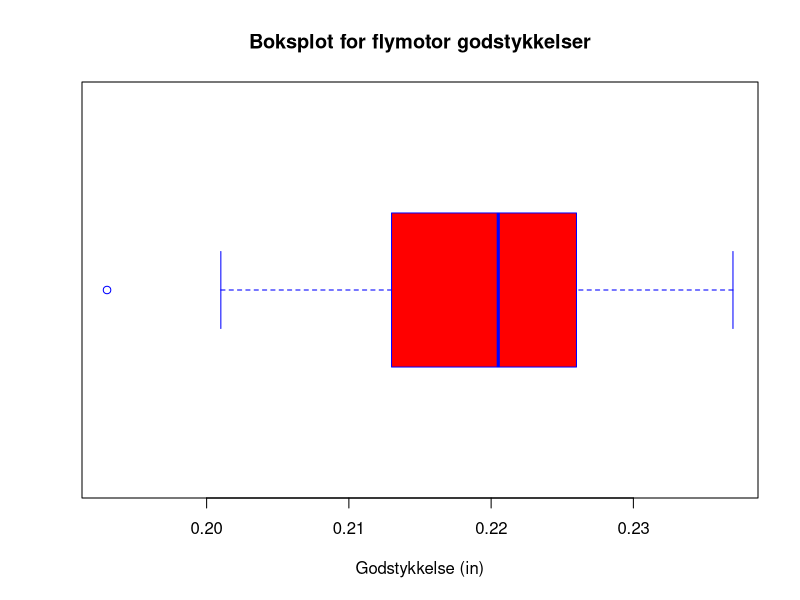

Write the R code that produced this figure.
setwd("../Data")

D = read.table("flymotor.csv", header = TRUE)

tykkelse = D$Tykkelse

quantile(tykkelse)

boxplot(tykkelse,
        main="Boksplot for flymotor godstykkelser",
        horizontal=TRUE,
        xlab="Godstykkelse (in)",
        col="red",
        border="blue"
        )

